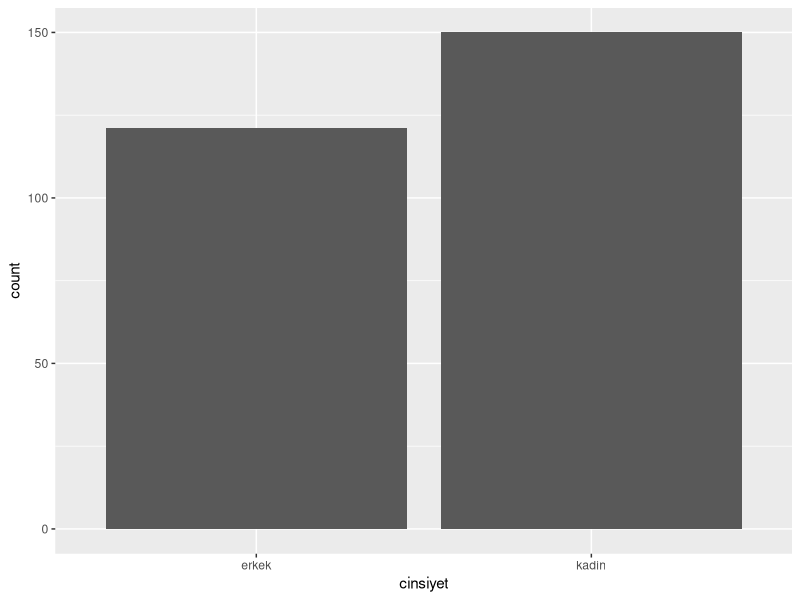
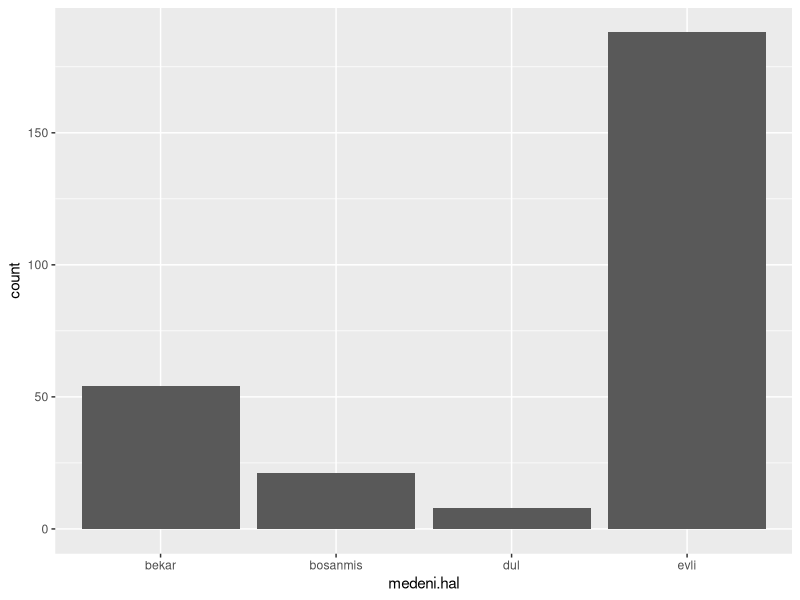
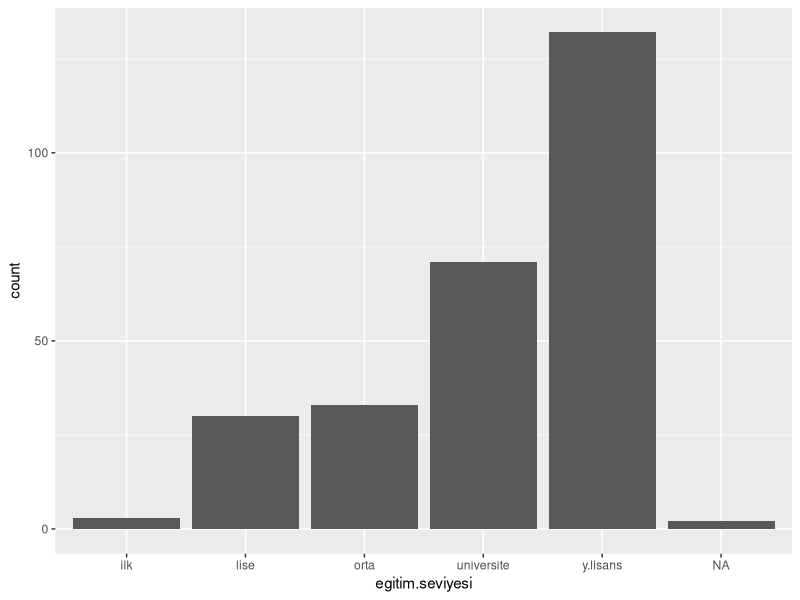
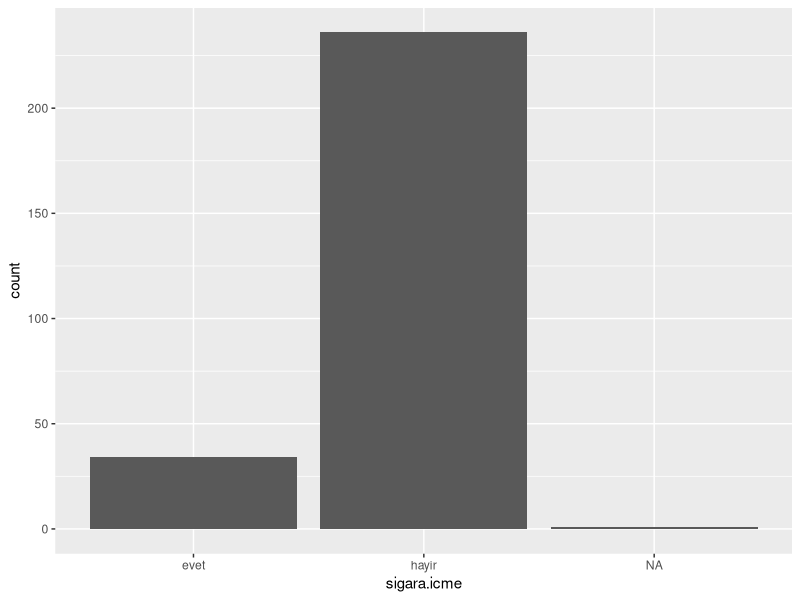
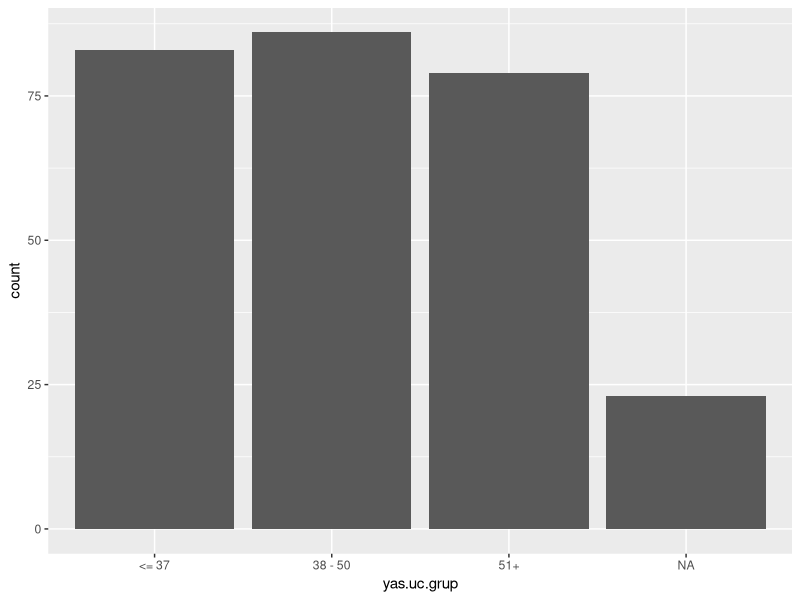
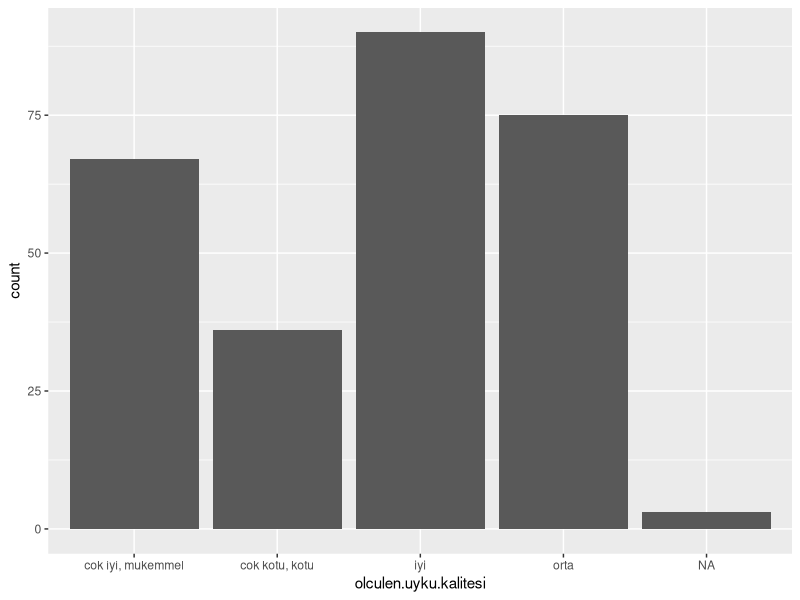
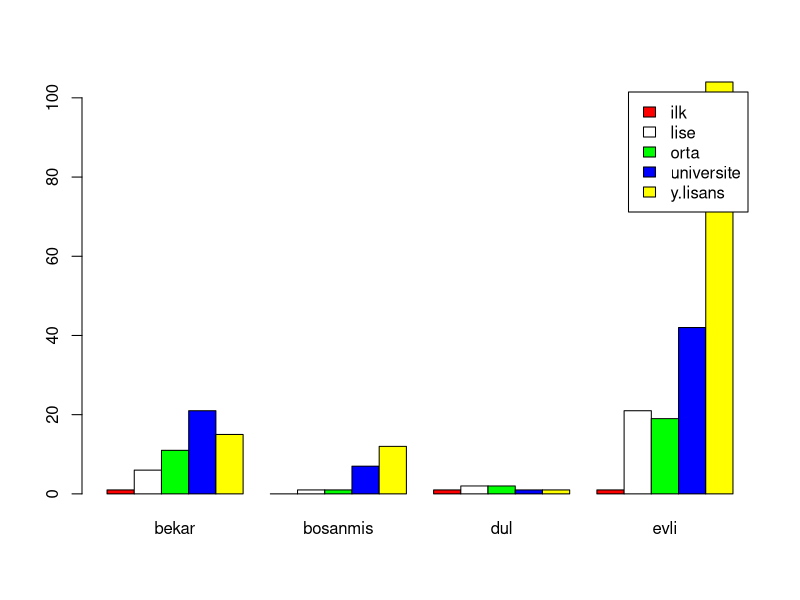
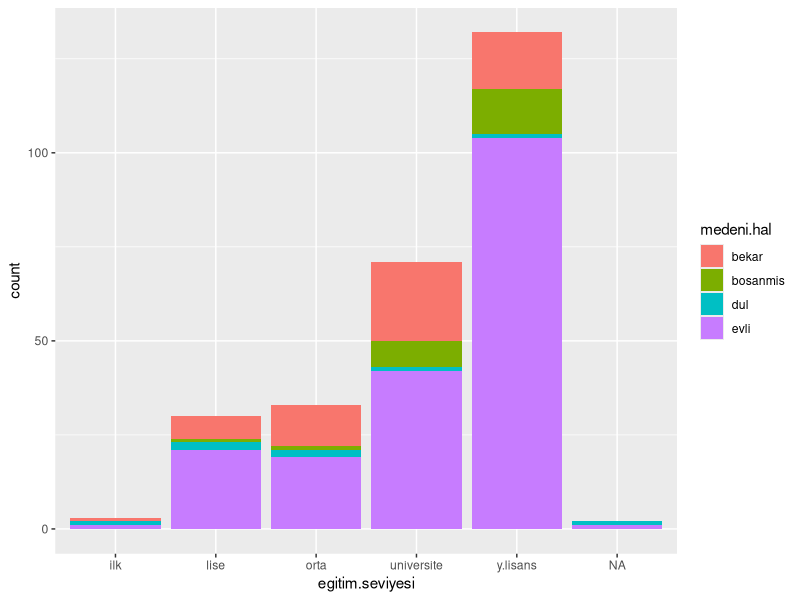

These charts were generated, in order, by the following R code:
veri = read.csv2("uyku.csv")

#Kullanmadigimiz sutunlari kaldirdik.
veri = read.csv2("uyku.csv")
keeps = c('cinsiyet','medeni.hal','egitim.seviyesi','sigara.icme','yas.uc.grup','olculen.uyku.kalitesi','uykuya.dalma.guclugu',
          'epworth.uyku.olcegi','HADS.anksiyete','HADS.depresyon','hafta.ici.uyku.suresi','hafta.sonu.uyku.suresi')
df= veri[,keeps]
str(df)
summary(df)

#Soru-1#
#cinsiyet,medeni.hal,egitim.seviyesi,sigara.icme,yas.uc.grup,olculen.uyku.kalitesi degiskenleri icin frekans tablosu olustur.

#1_1 Cinsiyet Frekans Tablosu 

library(ggplot2)
print(table(df[,c('cinsiyet')])) # 121 Erkek - 150 Kadın
#Gorsellestirme
g <- ggplot(df, aes(cinsiyet))
g + geom_bar()

#1_2 Medeni Hal Frekans Tablosu
print(table(df[,c('medeni.hal')])) # 54 Bekar - 21 Bosanmis - 8 Dul - 188 Evli
#Gorsellestirme
g <- ggplot(df, aes(medeni.hal))
g + geom_bar()

#1_3 Egitim Seviyesi Frekans Tablosu 
print(table(df[,c('egitim.seviyesi')])) # 3 İlk - 30 Lise - 33 Orta - 71 Universite - 132 Y.lisans
#Gorsellestirme
g <- ggplot(df, aes(egitim.seviyesi))
g + geom_bar()

#1_4 Sigara İcme Frekans Tablosu
print(table(df[,c('sigara.icme')])) # 34 Evet - 236 Hayir 
#Gorsellestirme
g <- ggplot(df, aes(sigara.icme))
g + geom_bar()

#1_5 Yas Uc Grup Frekans Tablosu
print(table(df[,c('yas.uc.grup')])) # <37 (83) - 38-50 (86) - 51+ (79)
#Gorsellestirme
g <- ggplot(df, aes(yas.uc.grup))
g + geom_bar()

#1_6 Olculen Uyku Kalitesi Frekans Tablosu
print(table(df[,c('olculen.uyku.kalitesi')])) # 67 Cokiyi,mukemmel - 36 cok kotu,kotu - 90 iyi - 75 Orta
#Gorsellestirme
g <- ggplot(df, aes(olculen.uyku.kalitesi))
g + geom_bar()

#### Soru_1 TAMAMLANDI ####


#soru-2#
#Medeni Hal ile Egitim Seviyesi degiskenlerine ait capraz tabloyu olusturup iliski var midir yok mudur gucu nedir yorumlayiniz.
mh_es_capraz_tablo = table(df$medeni.hal,df$egitim.seviyesi)
print(mh_es_capraz_tablo)   
#                                       ilk lise orta universite y.lisans
#                             bekar      1    6   11         21       15
#                             bosanmis   0    1    1          7       12
#                             dul        1    2    2          1        1
#                             evli       1   21   19         42      104

#Gorsellestirme 1
es = factor(df$egitim.seviyesi)
t = table(es,veri$medeni.hal)
barplot(t,col = c("red","white","green","blue","yellow"),beside = T,legend = rownames(t))
#Gorsellestirme 2
library(ggplot2)
library(dplyr)
df%>%
  ggplot(aes(x=egitim.seviyesi,fill=medeni.hal))+geom_bar()

# Iliskiyi incelemk icin Ki-Kare Testi yapalim

library(MASS)
chisq.test(mh_es_capraz_tablo)
#X-squared = 34.361, df = 12, p-value = 0.0005915
#     [Chi-squared approximation may be incorrect] 

#Onerilen Parametre ile Test
chisq.test(mh_es_capraz_tablo,simulate.p.value = TRUE)
#X-squared = 34.361, df = NA, p-value = 0.004498

#Hipotezler ;  Ho:Kişinin egitim duzeyi ile medeni hali bagimsizdir.
#              H1:Kişinin egitim duzeyi ile medeni hali bagimsiz degildir.Egitim duzeyi degistikce medeni hal degisir.

# p_value'lar 0.05'ten kucuk oldugu icin Ho Red.

#Iliskinin gucunun belirlenmesi icin Cramer degerini elde edelim.
library(vcd)
istatistik <- assocstats(mh_es_capraz_tablo)
print(istatistik$cramer)
# Cramer degeri [0,1] arasında deger alır 1 e ne kaddar yakınsa o kadar gucludur.
# 0.2063461 degeri 1 e cok uzaktır gucunun fazla olmadigi soylenebilir.


#### Soru_2 TAMAMLANDI ####
            
#Soru_3#
#Medeni Hal ile Uykuya Dalma Guclugu degiskenlerine ait capraz tabloyu olusturup iliski var midir yok mudur gucu nedir yorumlayiniz.

mh_udg_capraz_tablo = table(df$medeni.hal,df$uykuya.dalma.guclugu)
print(mh_udg_capraz_tablo) 
#           evet hayir
#bekar      30    24
#bosanmis    8    13
#dul         5     3
#evli       63   123

#Gorsellestirme 1
es = factor(df$uykuya.dalma.guclugu)
t = table(es,df$medeni.hal)
barplot(t,col = c("green","red"),beside = T,legend = rownames(t))

#Gorsellestirme 2
df%>%
  ggplot(aes(x=medeni.hal,fill=uykuya.dalma.guclugu))+geom_bar()



#Iliskiyi incelemek icin Ki-Kare Testi yapalim
library(MASS)
chisq.test(mh_udg_capraz_tablo)
#X-squared = 10.087, df = 3, p-value = 0.01784
#     [Chi-squared approximation may be incorrect] 

#Onerilen Parametre ile Test
chisq.test(mh_udg_capraz_tablo,simulate.p.value = TRUE)
#X-squared = 10.087, df = NA, p-value = 0.01999

#Hipotezler ;  Ho:Kişinin egitim duzeyi ile medeni hali bagimsizdir.
#              H1:Kişinin egitim duzeyi ile medeni hali bagimsiz degildir.Egitim duzeyi degistikce medeni hal degisir.

# p_value'lar 0.05'ten kucuk oldugu icin Ho Red.

#Iliskinin gucunun belirlenmesi icin Cramer degerini elde edelim.
library(vcd)
istatistik <- assocstats(mh_udg_capraz_tablo)
print(istatistik$cramer)
# Cramer degeri [0,1] arasında deger alır 1 e ne kaddar yakınsa o kadar gucludur.
#  0.1936426 degeri 1 e cok uzaktır gucunun fazla olmadigi soylenebilir.

#### Soru_3 TAMAMLANDI ####


#Soru 4#
#epworth.uyku.olcegi,HADS.anksiyete,HADS.depresyon degiskenlerinin normalligini inceleyin normallestirilebilir mi?
keeps2 = c('epworth.uyku.olcegi','HADS.anksiyete','HADS.depresyon')
soru4.df = df[,keeps2]

#Gorsellestirme
for(i in df[,keeps2]){
  qqnorm(i) 
  qqline(i)
}


#Normallik inceleme
for(j in 1:ncol(soru4.df)) { 
  degisken = soru4.df[,j] 
  degisken.adi = keeps2[j]
  test <- shapiro.test(degisken) 
  if(test$p.value<0.05) { 
    cat(degisken.adi,' dağılımı Normal Dağılım Değildir (p=', 
        test$p.value,")\n") 
  } else { cat(degisken.adi,' dağılımı Normal Dağılımdır (p=', 
               test$p.value,")\n") 
  }
}
#epworth.uyku.olcegi  dağılımı Normal Dağılım Değildir (p= 1.95381e-06 )
#HADS.anksiyete  dağılımı Normal Dağılım Değildir (p= 1.238763e-05 )
#HADS.depresyon  dağılımı Normal Dağılım Değildir (p= 8.569646e-13 )

#Donusumler ile normallestirilebilirler mi inceleyelim

for(i in 1:ncol(soru4.df)) { 
  degisken = soru4.df[,i] 
  degisken.adi = keeps2[i]
  
  degisken = degisken[!is.na(degisken)]

  test <- shapiro.test(degisken) 
  if(test$p.value<0.05) {
      log.d = log(degisken) 
      log.test = shapiro.test(log.d)
      if(!is.nan(log.test$p.value)) { 
        if(log.test$p.value>0.05) { 
          cat(degisken.adi," log dönüşümü ile normal dağılıma sahiptir (p=", log.test$p.value,")\n") 
          next 
        } 
        }
      sqrt.d = sqrt(degisken) 
      sqrt.test = shapiro.test(sqrt.d) 
      if(!is.nan(sqrt.test$p.value)) { 
        if(sqrt.test$p.value>0.05) { 
          cat(degisken.adi," karekök dönüşümü ile normal dağılıma sahiptir(p=" 
              ,sqrt.test$p.value,")\n") 
          next 
        } 
        }
      ustel.d = exp(-degisken) 
      ustel.test = shapiro.test(ustel.d) 
      if(!is.nan(ustel.test$p.value)) { 
        if(ustel.test$p.value>0.05) { 
          cat(degisken.adi," üstel dönüşümü ile normal dağılıma sahiptir (p=", 
              ustel.test$p.value,")\n") 
          next 
        } 
        }
      bx.d = 1/degisken 
      bx.test = shapiro.test(bx.d) 
      if(!is.nan(bx.test$p.value)) { 
        if(bx.test$p.value>0.05) { 
          cat(degisken.adi," 1/x dönüşümü ile normal dağılıma sahiptir (p=", bx.test$p.value,")\n") 
          next 
        } 
        }
      cat(degisken.adi,' dağılımı Donusum ile Normal Dağılıma Donusemez (p=', 
          test$p.value,")\n") 
  } else { 
        cat(degisken.adi,' dağılımı Normal Dağılımdır (p=', test$p.value,")\n") 
  }
  }

#epworth.uyku.olcegi  dağılımı Donusum ile Normal Dağılıma Donusemez (p= 1.95381e-06 )
#HADS.anksiyete  dağılımı Donusum ile Normal Dağılıma Donusemez (p= 1.238763e-05 )
#HADS.depresyon  dağılımı Donusum ile Normal Dağılıma Donusemez (p= 8.569646e-13 )

#### Soru_4 TAMAMLANDI ####
 
#Soru_5#
#Epworth uyku olcegidegeri ortalamasi 12'den, HADS.anksiyete ve HADS.depresyonolcegi skorlarının 10dan buyuk olup olmadigini test edin.

#5_1 epworh.uyku.olcegi ortalamasi 12den buyuk mu?
#Tek Ornek Testi olup Normal dagilim olmadigi icin ve ortalama test edilecegi icin Wilcoxon isaretli sira sayilari testi

epw.test = wilcox.test(df$epworth.uyku.olcegi,alternative = 'g',mu=12) #  >12 test edildigi icin alternative='g'
print(epw.test) 
#V = 748, p-value = 1
#alternative hypothesis: true location is greater than 12
#Ho red. epworth.uyku.olcegi ortalamasi 12 den kucuktur.

#5_2 HADS.anksiyete ortalamasi 10 dan buyuk mu?
hadsanks.test = wilcox.test(df$HADS.anksiyete,alternative = 'g',mu=10)
print(hadsanks.test)
#V = 2326.5, p-value = 1
#alternative hypothesis: true location is greater than 10
#Ho red. HADS.anksiyete ortalamasi 10 den kucuktur.

#5_3 HADS.depresyon ortalamasi 10 dan buyuk mu?
hadsdep.test = wilcox.test(df$HADS.depresyon,alternative = 'g',mu=10)
print(hadsdep.test)
#V = 97.5, p-value = 1
#alternative hypothesis: true location is greater than 10
#Ho red. HADS.depresyon ortalamasi 10 den kucuktur.

#### Soru_5 TAMAMLANDI ####

#Soru_6#
#Hafta ici uyku suresi - Hafta sonu uyku suresi aynı olup olmadigini inceleyin
# NOT : BUNU SOR #########################################

hius = df$hafta.ici.uyku.suresi
hsus = df$hafta.sonu.uyku.suresi
hihs.test = wilcox.test(hius,hsus,paired = TRUE)
print(hihs.test)
#V = 820.5, p-value < 2.2e-16
#alternative hypothesis: true location shift is not equal to 0
#Hafta ici uyku suresi ile hafta sonu uyku suresi farklidir.

#### Soru_6 TAMAMLANDI ####

#Soru-7#
#Erkekler ve kadinlar icin epworth.uyku.olcegi,HADS.anksiyete ve HADS.depresyon puan farklarını incleyin.
#Ikiornek KS testi kullandik.

#7_1 cinsiyet-epworth.uyku.olcegi
#Ho : Dagilimlar aynidir.
#H1 : Dagilimlar aynı degildir.

cinsiyet_verisi = df$cinsiyet[!is.na(df$cinsiyet)]
epw_verisi = veri$epworth.uyku.olcegi[!is.na(df$epworth.uyku.olcegi)]

kadin_epw_verisi = epw_verisi[cinsiyet_verisi=='kadin']
erkek_epw_verisi = epw_verisi[cinsiyet_verisi=='erkek']

cin_epw_test = ks.test(erkek_epw_verisi,kadin_epw_verisi)
print(cin_epw_test)
#D = 0.15343, p-value = 0.1033
#alternative hypothesis: two-sided
#p_value > 0.05 old. icin ayni dagilima sahiptir.
if(cin_epw_test$p.value<0.05) { 
  cat("Erkek ve Kadınların epworth.uyku.olcegi puanları aynı dağılıma", "sahip değildir p=", cin_epw_test$p.value,"\n") 
} else { 
    cat("Erkek ve Kadınların epworth.uyku.olcegi puanları aynı dağılıma", "sahiptir p=", cin_epw_test$p.value,"\n") 
}

#7_2 cinsiyet-HADS.anksiyete
cinsiyet_verisi = df$cinsiyet[!is.na(df$cinsiyet)]
hads_aks_verisi = veri$HADS.anksiyete[!is.na(df$HADS.anksiyete)]

kadin_hadsaks_verisi = hads_aks_verisi[cinsiyet_verisi=='kadin']
erkek_hadsaks_verisi = hads_aks_verisi[cinsiyet_verisi=='erkek']

cin_hadsaks_test = ks.test(erkek_hadsaks_verisi,kadin_hadsaks_verisi)
print(cin_hadsaks_test)
#D = 0.073198, p-value = 0.8697
#alternative hypothesis: two-sided
#p_value > 0.05 old. icin ayni dagilima sahiptir.
if(cin_hadsaks_test$p.value<0.05) { 
  cat("Erkek ve Kadınların HADS.anksiyete puanları aynı dağılıma", "sahip değildir p=", cin_hadsaks_test$p.value,"\n") 
} else { 
  cat("Erkek ve Kadınların HADS.anksiyete puanları aynı dağılıma", "sahiptir p=", cin_hadsaks_test$p.value,"\n") 
}

#7_3 cinsiyet-HADS.depresyon

cinsiyet_verisi = df$cinsiyet[!is.na(df$cinsiyet)]
hads_dep_verisi = veri$HADS.depresyon[!is.na(df$HADS.depresyon)]

kadin_hadsdep_verisi = hads_dep_verisi[cinsiyet_verisi=='kadin']
erkek_hadsdep_verisi = hads_dep_verisi[cinsiyet_verisi=='erkek']

cin_hadsdep_test = ks.test(erkek_hadsdep_verisi,kadin_hadsdep_verisi)
print(cin_hadsdep_test)

if(cin_hadsdep_test$p.value<0.05) { 
  cat("Erkek ve Kadınların HADS.depresyon puanları aynı dağılıma", "sahip değildir p=", cin_hadsdep_test$p.value,"\n") 
} else { 
  cat("Erkek ve Kadınların HADS.depresyon puanları aynı dağılıma", "sahiptir p=", cin_hadsdep_test$p.value,"\n") 
}


#### Soru_7 TAMAMLANDI ####



##### SON ####




  
  
  
  
